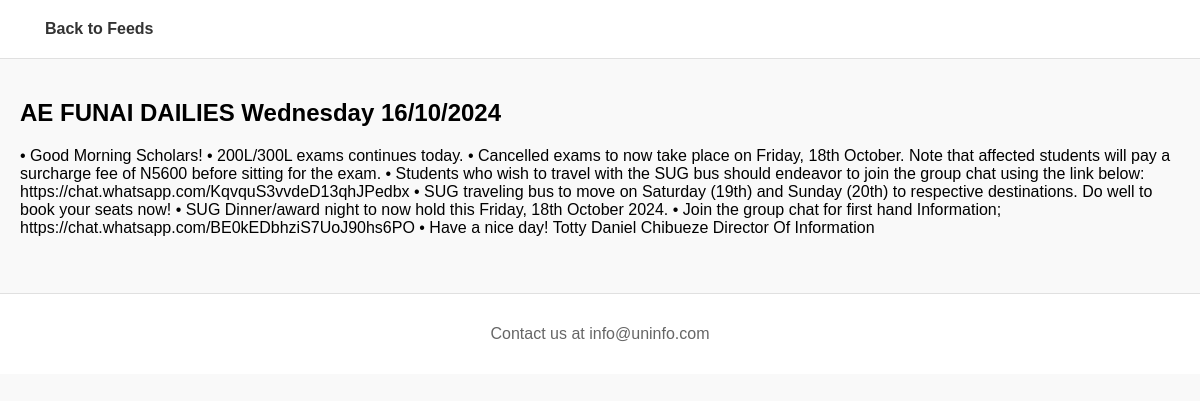
Screenshot of /post/3 with the database file from the repository.
### models.py (models this page shows)
class Post(db.Model):
    id = db.Column(db.Integer, primary_key=True)
    title = db.Column(db.String(256), unique=True, nullable=False)
    content = db.Column(db.Text, nullable=False)
    admin_id = db.Column(db.Integer, db.ForeignKey('admin.id'), nullable=False)
    image_urls = db.Column(db.JSON, nullable=True)
    document_urls = db.Column(db.JSON, nullable=True)

### main.py (the view)
@app.route('/post/<int:id>')
def news_detail(id):
    news_item = Post.query.get_or_404(id)
    return render_template('news_detail.html', news=news_item)

### templates/news_detail.html (shortened to what this page needs)
<!DOCTYPE html>
<html lang="en">
<head>
    <link rel="stylesheet" type="text/css" href="{{ url_for('static', filename='style/home.css') }}">
</head>
<body>
    <header>
        <nav class="navbar">
            <a href='/'>Back to Feeds</a>
        </nav>
    </header>
    <main>
        <div class="container">
            <article>
                <h1>{{ news.title }}</h1>
                <p>{{ news.content }}</p>
            </article>
        </div>
    </main>
    <footer>
        <p>Contact us at info@uninfo.com</p>
    </footer>
</body>
</html>

### static/style/home.css (style rules this page uses)
body { font-family: Arial, sans-serif; margin: 0; padding: 0; background-color: #f9f9f9; }
header { background-color: #fff; border-bottom: 1px solid #e0e0e0; padding: 10px; }
.navbar { display: flex; justify-content: space-between; align-items: center; padding: 10px 20px; }
.navbar a { text-decoration: none; color: #333; margin-left: 15px; font-weight: bold; }
.container { display: flex; max-width: 1200px; margin: 0 auto; padding: 20px; }
footer { background-color: #fff; padding: 15px 0; text-align: center; border-top: 1px solid #e0e0e0; margin-top: 20px; }
footer p { color: #666; }

### rows the page displays
Post: title "AE FUNAI DAILIES Wednesday 16/10/2024", content "• Good Morning Scholars! • 200L/300L exams continues today. • Cancelled exams to now take place on Friday, 18th October. Note that affected students will pay a surcharge fee of N5600 before sitting for the exam. • Students who wish to travel with the SUG bus should endeavor to join the group chat using the link below: https://chat.whatsapp.com/KqvquS3vvdeD13qhJPedbx • SUG traveling bus to move on Saturday (19th) and Sunday (20th) to respective destinations. Do well to book your seats now! • SUG Dinner/award night to now hold this Friday, 18th October 2024. • Join the group chat for first hand Information; https://chat.whatsapp.com/BE0kEDbhziS7UoJ90hs6PO • Have a nice day! Totty Daniel…"
